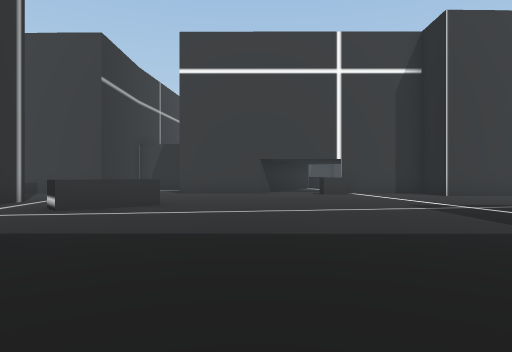
View 1 (above)

24 first-person views from a walk through a scene from a Unity 3-D project. The camera is 1.2 m above the floor, looks level and sees 75° across. The floor is counted in squares, 2 m on a side. Each view is taken from the middle of a square. On the plan, view 1 faces up. The plan holds only what a view shows up to about 10 squares ahead; the rest is blank. The place goes on beyond the plan. Some surface patterns are stand-ins.

View 2
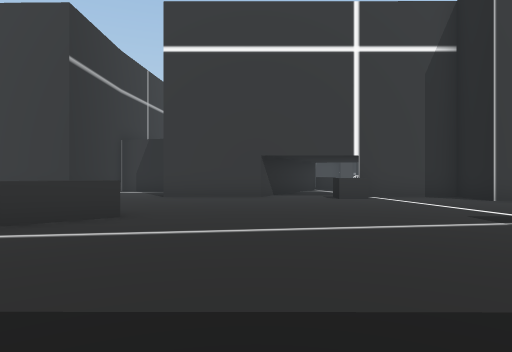

View 3
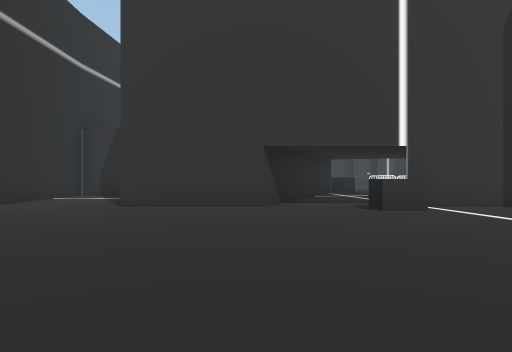

View 4
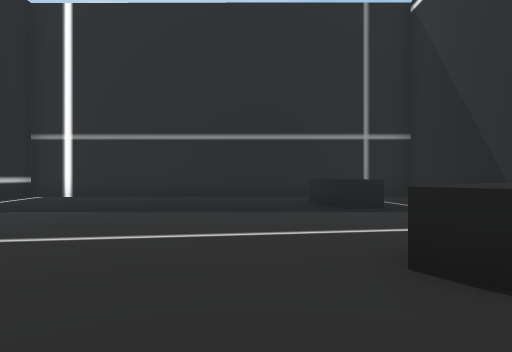

View 5
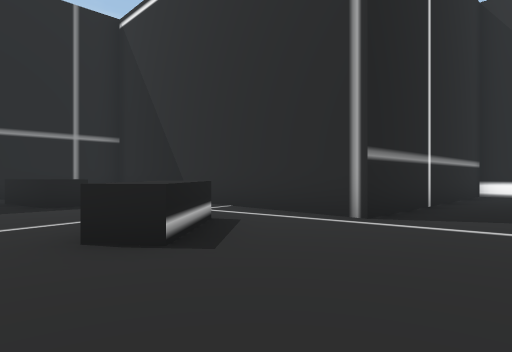

View 6
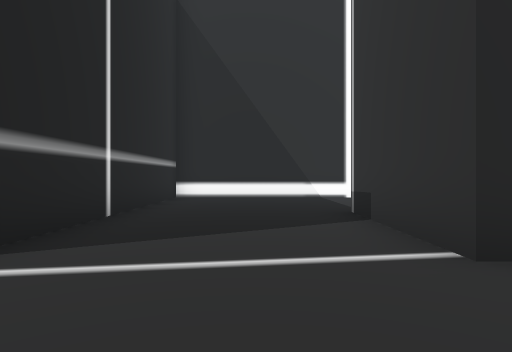

View 7
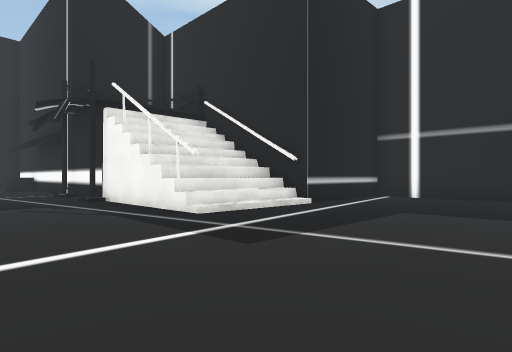

View 8
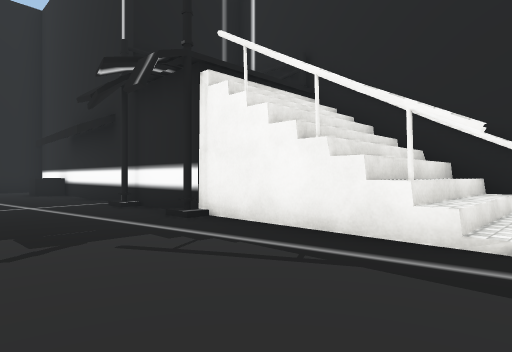

View 9
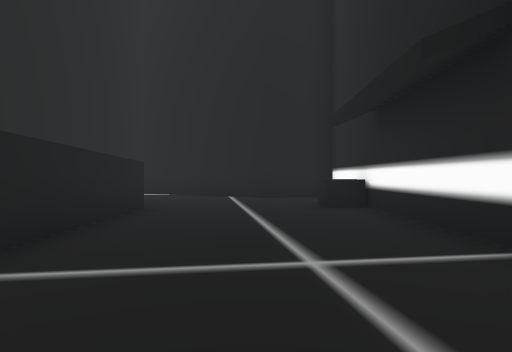

View 10
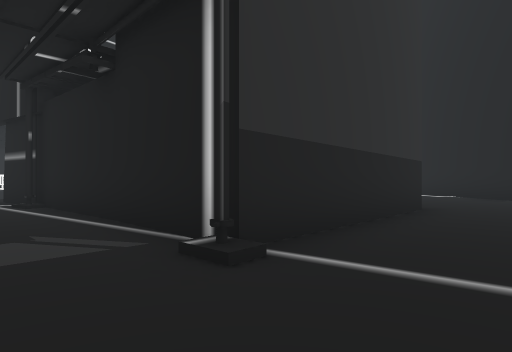

View 11
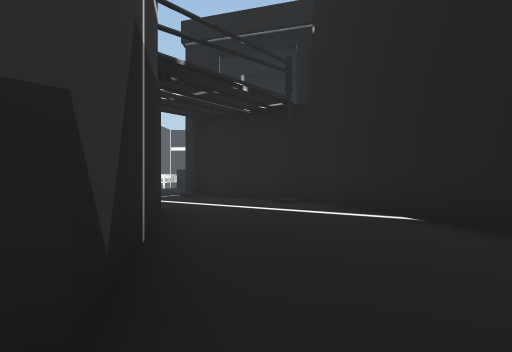

View 12
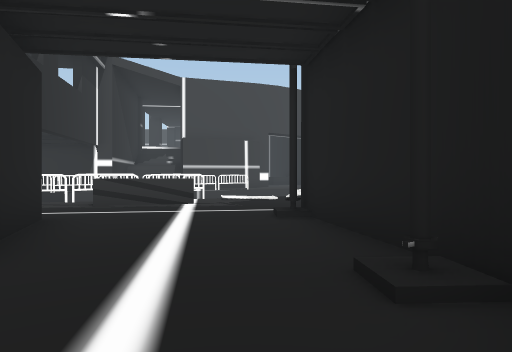

View 13
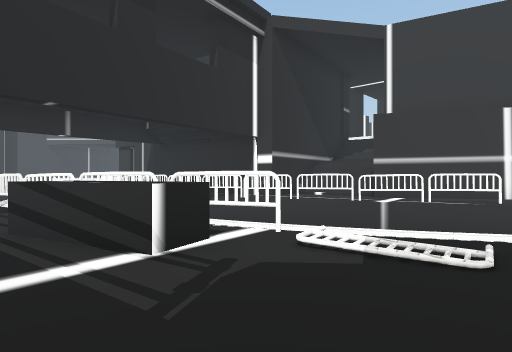

View 14
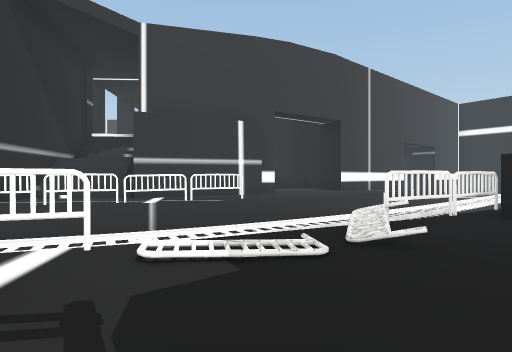

View 15
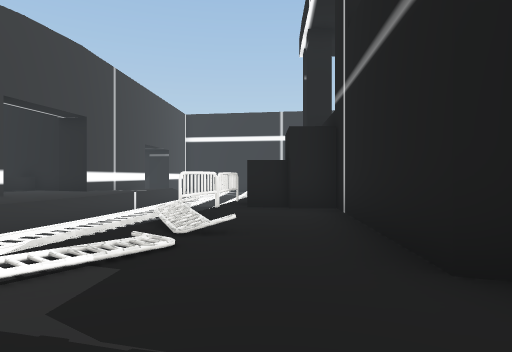

View 16
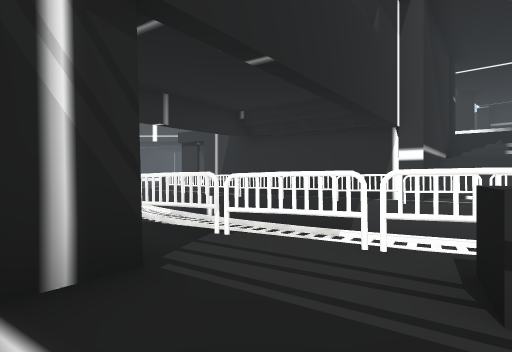

View 17
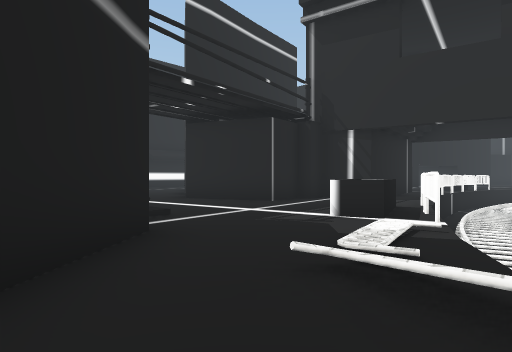

View 18
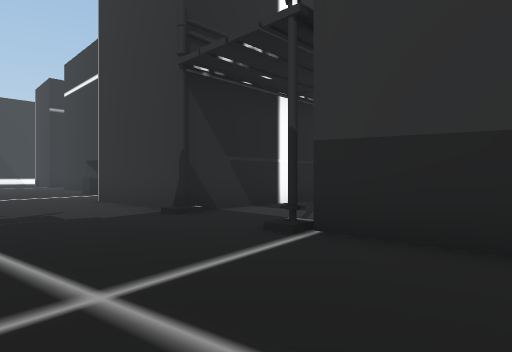

View 19
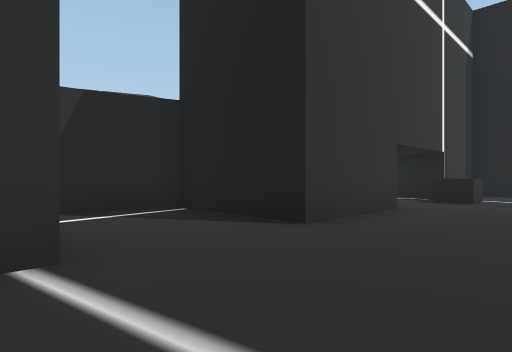

View 20
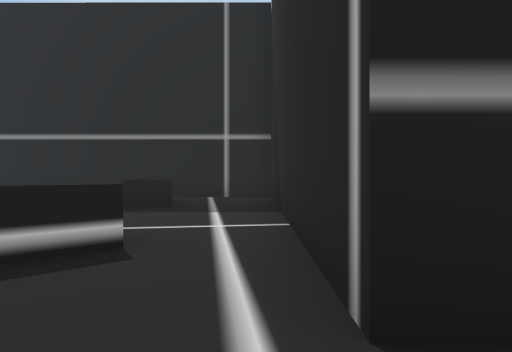

View 21
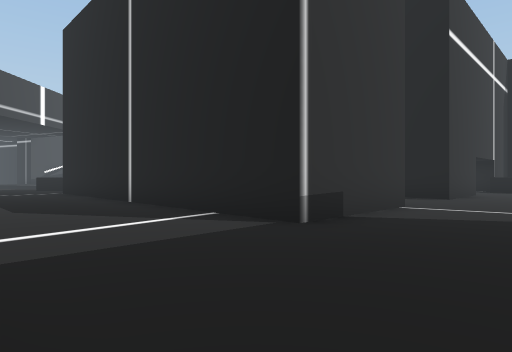

View 22
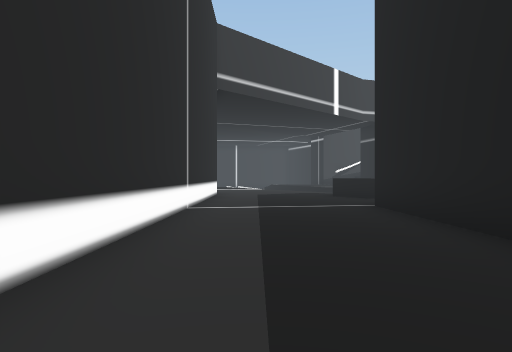

View 23
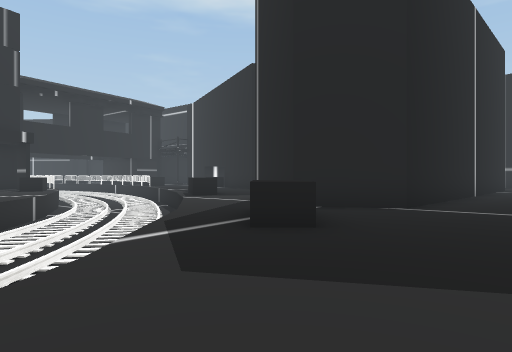

View 24
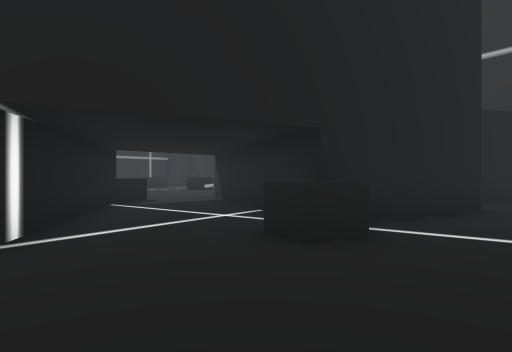

### Floor plan
Key: @ floor where view 1 was taken; # wall or solid block; . main floor; : floor 0.75 m higher than the main floor; - floor 1.25 m lower than the main floor; / step, stairs or slope; = window, fence, low wall or low ledge; ^ raised ledge.
Columns run from 13 left of view 1 to 26 right of it. Each row starts with its distance up from view 1.
 28   ../                          ##...=/
 27   .../ //-/#.                  #..////
 26   .... ///////.                ##-/-/-
 25 =....^.//-//-//           #####^////
 24 =....^^./////          ###^^^#//-/    /#
 23 =.........//           ^/////-//-   /###
 22 #....####..            ---///-    /#..##
 21 #....=                     ///-/#///. ##
 20 #....=                    --//-#^...##
 19 #....=         ..../      ##^..^^...#
 18 #....=   #..........       .##......#
 17 #....=    ######^...    .#   #.....##
 16  ....=        ##....    .#   ###...#
 15   ...=  ###   #....#    .#     #...#
 14   ...= #...#  #...##  # .#     #...##
 13 #....= #...# ##..##   #..#    ##....#
 12 #....###...###..####  #..#    #....##
 11 #...............^..#  #..#   ##...##
 10 #..................####..#####....#
  9 #................................##
  8 #................................#
  7  #####=#..^^.....................#
  6        #..^........###########^  #
  5        #...........:#          ##
  4        #...........:#
  3        #..^........##
  2        #..^........#
  1        #..^........#
  0        #.....@.....#
 -1        #############

Where each view was taken, in squares from view 1:
view 1: 0 up, 0 right, facing up
view 2: 2 up, 0 right, facing up
view 3: 5 up, 0 right, facing up
view 4: 9 up, 1 left, facing down
view 5: 10 up, 1 left, facing down-left
view 6: 10 up, 3 left, facing left
view 7: 9 up, 1 right, facing down-right
view 8: 9 up, 5 right, facing down-right
view 9: 8 up, 10 right, facing right
view 10: 8 up, 10 right, facing up-right
view 11: 9 up, 16 right, facing up-right
view 12: 12 up, 21 right, facing up
view 13: 18 up, 22 right, facing up-left
view 14: 18 up, 21 right, facing up
view 15: 18 up, 20 right, facing up-right
view 16: 17 up, 18 right, facing up-left
view 17: 22 up, 24 right, facing down-left
view 18: 7 up, 14 right, facing up-left
view 19: 9 up, 6 left, facing up-right
view 20: 9 up, 5 left, facing down
view 21: 9 up, 12 left, facing up-right
view 22: 15 up, 11 left, facing up
view 23: 28 up, 11 left, facing down-right
view 24: 19 up, 6 right, facing down-left
